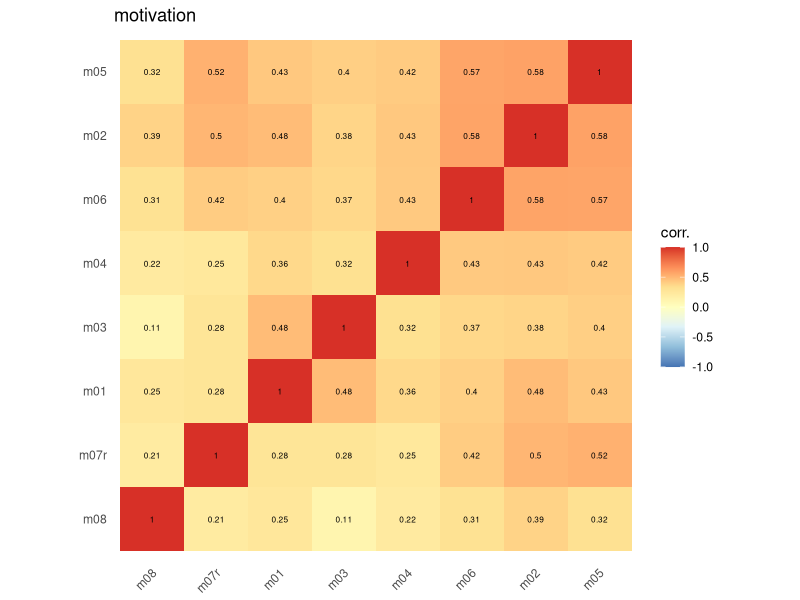
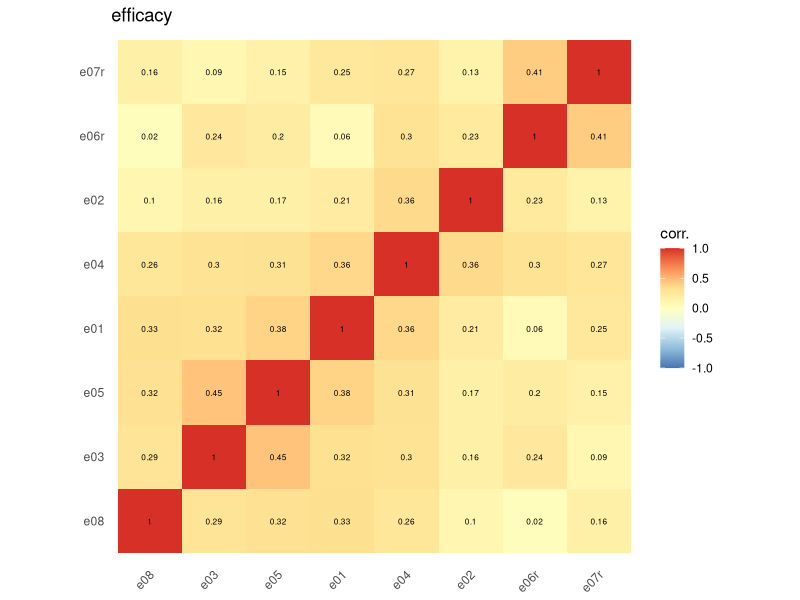
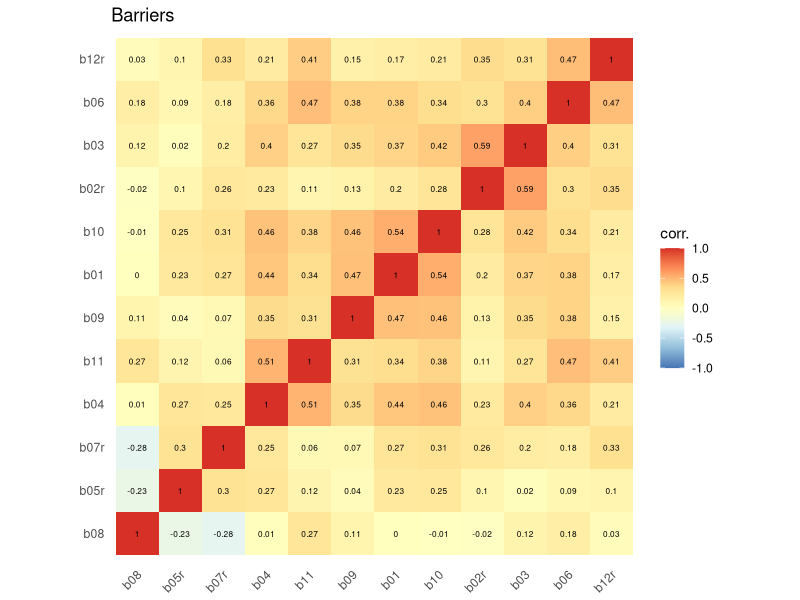
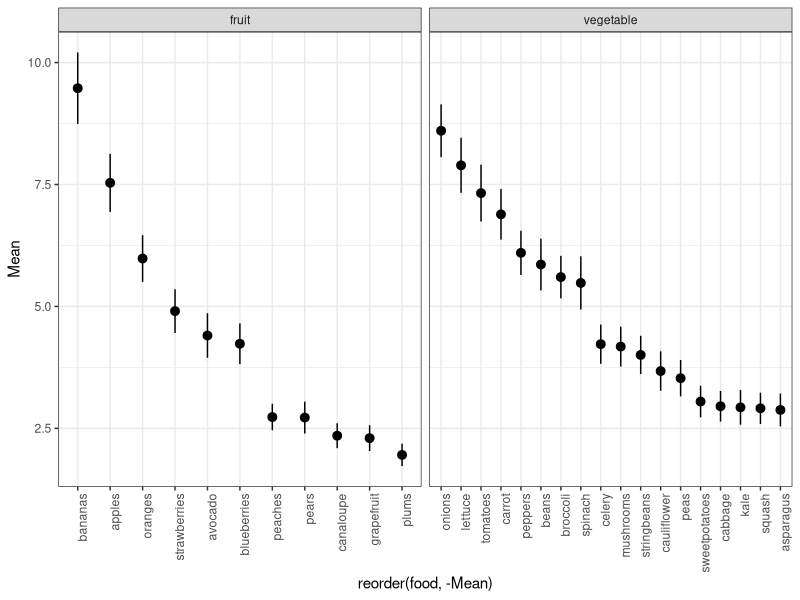
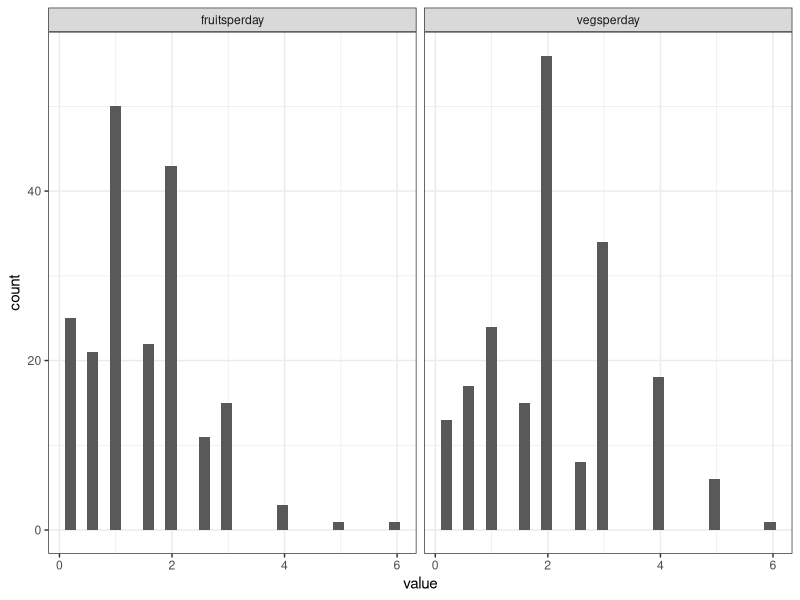
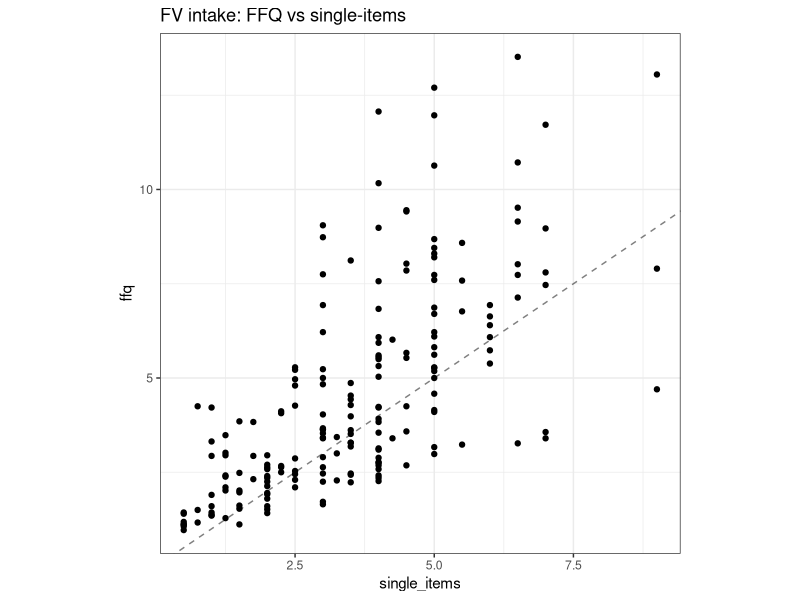
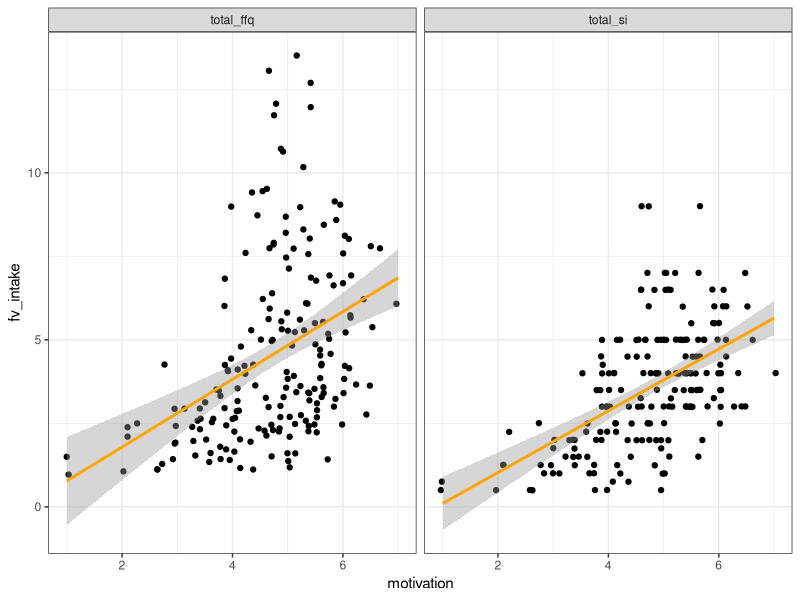
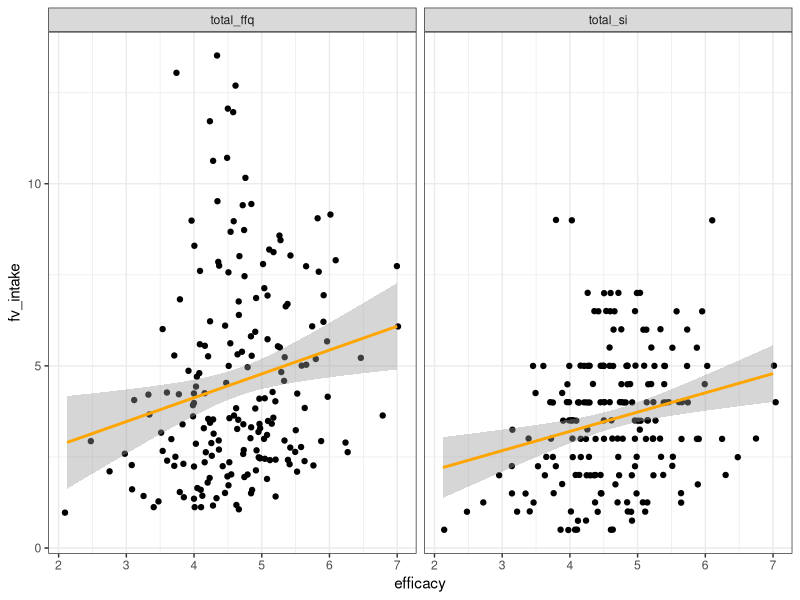

Write R code to recreate these figures, in order.
## ---- chunk 1
library(tidyverse)
## ---- chunk 2
# load (anonymized) data
header <- colnames(read.csv("../data/nutrition+barriers+pilot_February+12,+2019_14.46.csv", header = TRUE))
df <- read.csv("../data/nutrition+barriers+pilot_February+12,+2019_14.46.csv", skip = 3, header = FALSE, col.names = header)

# do some preliminary tidying
df <- df %>%
  as_tibble() %>%
  select(workerId, StartDate:Finished, sex:ffq_fruit_plums, ffq_time_Page.Submit, e01:surv_pay, LocationLatitude, LocationLongitude) %>%
  rename(Duration = Duration..in.seconds.) %>%
  mutate_at(vars(m08, b01,b03,b04, b06,b08,b09,b10,b11), function(x){8 - x}) # fixing issues in qualtrics

# and trim bad subjects
df <- df %>%
  filter(check_2==2, check_7==7, ffq_veg_check6==6, ffq_fruit_check30==30) %>%
  select(-contains("check"))
## ---- chunk 3

rcor <- function(x,y=NULL, digits=3){
  # rounded correlation
  round(cor(x,y),digits)
}

# corr plot code
## ----------------------------------------

reorder_cormat <- function(cormat){
  # Use correlation between variables as distance
  dd <- as.dist((1-cormat)/2)
  hc <- hclust(dd)
  cormat <-cormat[hc$order, hc$order]
}

# Get lower triangle of the correlation matrix
get_lower_tri<-function(cormat){
  cormat[upper.tri(cormat)] <- NA
  return(cormat)
}
# Get upper triangle of the correlation matrix
get_upper_tri <- function(cormat){
  cormat[lower.tri(cormat)]<- NA
  return(cormat)
}
  
## ----------------------------------------
df %>%
  # select(e01:e08) %>%
  select(m01:m08) %>%
  # select(b01:b12r) %>%
  cor() %>%
  reorder_cormat() %>%
  # get_lower_tri() %>%
  reshape2::melt(na.rm=TRUE) %>%
  ggplot(aes(x=Var1, y = Var2, fill = value)) +
  geom_tile(color = "white") +
  geom_tile() +
  geom_text(aes(label=round(value,2)), size=6*.35) +
  scale_fill_distiller(type="div", palette = "RdYlBu", limit=c(-1,1)) +
  # scale_fill_viridis_c(limit = c(-1,1)) +
  theme_minimal() +
  theme(axis.text.x = element_text(angle = 45, hjust = 1, vjust=.85)) +
  theme(aspect.ratio = 1) +
  theme(
    axis.title.x = element_blank(),
    axis.title.y = element_blank(),
    panel.grid.major = element_blank(),
    panel.border = element_blank(),
    panel.background = element_blank(),
    axis.ticks = element_blank()
  ) +
  labs(fill="corr.", title="motivation")
## ---- chunk 4
df %>%
  select(e01:e08) %>%
  # select(m01:m08) %>%
  # select(b01:b12r) %>%
  cor() %>%
  reorder_cormat() %>%
  # get_lower_tri() %>%
  reshape2::melt(na.rm=TRUE) %>%
  ggplot(aes(x=Var1, y = Var2, fill = value)) +
  geom_tile(color = "white") +
  geom_tile() +
  geom_text(aes(label=round(value,2)), size=6*.35) +
  scale_fill_distiller(type="div", palette = "RdYlBu", limit=c(-1,1)) +
  # scale_fill_viridis_c(limit = c(-1,1)) +
  theme_minimal() +
  theme(axis.text.x = element_text(angle = 45, hjust = 1, vjust=.85)) +
  theme(aspect.ratio = 1) +
  theme(
    axis.title.x = element_blank(),
    axis.title.y = element_blank(),
    panel.grid.major = element_blank(),
    panel.border = element_blank(),
    panel.background = element_blank(),
    axis.ticks = element_blank()
  ) +
  labs(fill="corr.", title="efficacy")
## ---- chunk 5
df %>%
  # select(e01:e08) %>%
  # select(m01:m08) %>%
  select(b01:b12r) %>%
  cor() %>%
  reorder_cormat() %>%
  # get_lower_tri() %>%
  reshape2::melt(na.rm=TRUE) %>%
  ggplot(aes(x=Var1, y = Var2, fill = value)) +
  geom_tile(color = "white") +
  geom_tile() +
  geom_text(aes(label=round(value,2)), size=6*.35) +
  scale_fill_distiller(type="div", palette = "RdYlBu", limit=c(-1,1)) +
  # scale_fill_viridis_c(limit = c(-1,1)) +
  theme_minimal() +
  theme(axis.text.x = element_text(angle = 45, hjust = 1, vjust=.85)) +
  theme(aspect.ratio = 1) +
  theme(
    axis.title.x = element_blank(),
    axis.title.y = element_blank(),
    panel.grid.major = element_blank(),
    panel.border = element_blank(),
    panel.background = element_blank(),
    axis.ticks = element_blank()
  ) +
  labs(fill="corr.", title="Barriers")
## ---- chunk 6
effect_alpha <- psych::alpha((df %>% select(e01:e08)), check.keys = TRUE)
motive_alpha <- psych::alpha((df %>% select(m01:m08)), check.keys = TRUE)
barriers_alpha <- psych::alpha((df %>% select(b01:b07r,b09:b12r)))

effect_alpha$total$raw_alpha
motive_alpha$total$raw_alpha
barriers_alpha$total$raw_alpha
## ---- chunk 7
df %>%
  select(workerId, starts_with("ffq_veg"), starts_with("ffq_fruit")) %>%
  gather(food, value, -workerId) %>%
  group_by(food) %>%
  summarize(Mean = mean(value), se = sd(value)/sqrt(n()) ) %>%
  mutate(ll = Mean + se, ul = Mean-se) %>%
  mutate(category = ifelse(grepl("veg", food), "vegetable","fruit")) %>%
  mutate(food = gsub("ffq_veg_","", food)) %>%
  mutate(food = gsub("ffq_fruit_","", food)) %>%
  ggplot(aes(x=reorder(food,-Mean), y=Mean, ymin=ll, ymax=ul)) +
  geom_pointrange() +
  facet_wrap(~category, scales="free_x") +
  theme_bw() +
  theme(axis.text.x = element_text(angle = 90, hjust = 1))
  
## ---- chunk 8
df %>%
  select(workerId, fruitsperday, vegsperday) %>%
  gather(food, value, -workerId) %>% 
  ggplot(aes(x=value)) +
    geom_histogram() +
  facet_wrap(~food) +
  theme_bw()
## ---- chunk 9
df %>%
  select(workerId, 
         fruitsperday, 
         vegsperday, 
         starts_with("ffq_veg"), 
         starts_with("ffq_fruit")
         ) %>%
  gather(food, value, -workerId, -fruitsperday, -vegsperday) %>%
  mutate(category = ifelse(grepl("veg", food), "vegetable","fruit")) %>%
  group_by(workerId, fruitsperday, vegsperday, category) %>%
  summarize(ffq_avg = sum(value)/30) %>%
  spread(category, ffq_avg) -> fv_df

## ---- chunk 10
fv_df %>%
  mutate(ffq = fruit + vegetable, single_items = fruitsperday+vegsperday) %>% 
  ggplot(aes(x=single_items, y=ffq)) +
  geom_point() +
  # geom_smooth(method="lm") +
  geom_abline(slope=1,intercept=0, linetype="dashed", alpha=.5) +
  # xlim(c(0,14)) +
  # ylim(c(0,14)) +
  theme_bw() +
  theme(aspect.ratio = 1) +
  labs(title="FV intake: FFQ vs single-items")
## ---- chunk 11
df %>%
  select(workerId, 
         fruitsperday, 
         vegsperday, 
         starts_with("ffq_veg"), 
         starts_with("ffq_fruit")
         ) %>%
  gather(food, value, -workerId, -fruitsperday, -vegsperday) %>%
  mutate(value = recode( value,
    `1`=1,
    `2.5`=2,
    `6`=3,
    `16`=4,
    `30`=5
  )) %>%
  mutate(category = ifelse(grepl("veg", food), "vegetable","fruit")) %>%
  group_by(workerId, fruitsperday, vegsperday, category) %>%
  summarize(ffq_avg = sum(value)) %>%
  ungroup() %>%
  spread(category, ffq_avg) %>%
  mutate(ffq = fruit + vegetable, single_items = fruitsperday+vegsperday) %>% 
  select(ffq, single_items) %>%
  rcor()
## ---- chunk 12
df %>%
  gather(food, value, starts_with("ffq_veg"), starts_with("ffq_fruit")) %>%
  mutate(category = ifelse(grepl("veg", food), "vegetable", "fruit")) %>%
  group_by(workerId, fruitsperday, vegsperday, category) %>%
  summarize(ffq_avg = sum(value) / 30) %>%
  spread(category, ffq_avg) %>%
  left_join(
    (
      df %>%
        gather(item, response, e01:e08, m01:m08, b01:b07r, b09:b12r) %>% # exclude b08
        mutate(
          scale = case_when(
            grepl("m", item) ~ "motivation",
            grepl("e", item) ~ "efficacy",
            grepl("b", item) ~ "barriers",
          )
        ) %>%
        group_by(workerId, scale) %>%
        summarize(mean_response = mean(response)) %>%
        spread(scale, mean_response)
    ),
    by = "workerId"
  ) %>%
  mutate(total_si = fruitsperday + vegsperday, total_ffq = fruit + vegetable) %>%
  ungroup() -> df_basic

## ---- chunk 13

rcor(
  df_basic %>% 
    select(barriers, motivation, efficacy, total_si, total_ffq)
  )

## ---- chunk 14
df_basic %>%
  gather(measure, fv_intake, total_ffq,total_si) %>%
  ggplot(aes(x=motivation, y = fv_intake)) +
  geom_jitter() +
  scale_color_viridis_c() +
  geom_smooth(method="lm", color="orange") +
  theme_bw() +
  facet_wrap(~measure)
## ---- chunk 15
df_basic %>%
  gather(measure, fv_intake, total_ffq,total_si) %>%
  ggplot(aes(x=efficacy, y = fv_intake)) +
  geom_jitter() +
  scale_color_viridis_c() +
  geom_smooth(method="lm", color="orange") +
  theme_bw() +
  facet_wrap(~measure)
## ---- chunk 16
df_basic_scaled <-  df_basic %>%
  select(-workerId) %>%
  mutate_all(scale)

lm(total_si ~ efficacy + motivation, data=df_basic_scaled) %>% summary()
lm(total_ffq ~ efficacy + motivation, data=df_basic_scaled) %>% summary()
## ---- chunk 17
df_basic %>%
  gather(measure, fv_intake, total_ffq, total_si) %>%
  ggplot(aes(x=motivation, y = fv_intake, color=barriers)) +
  geom_jitter() +
  scale_color_viridis_c() +
  geom_smooth(method="lm", color="orange") +
  theme_bw() +
  facet_wrap(~measure)
## ---- chunk 18
df_basic %>%
  ggplot(aes(x=barriers, y = motivation)) +
  geom_point() +
  geom_smooth(method="lm", color="orange") +
  theme_bw() +
  theme(aspect.ratio=1)

df_basic %>%
  ggplot(aes(x=barriers, y = efficacy)) +
  geom_point() +
  geom_smooth(method="lm", color="orange") +
  theme_bw() +
  theme(aspect.ratio=1)
## ---- chunk 19
df_basic %>%
  gather(measure, fv_intake, total_ffq,total_si) %>%
  ggplot(aes(x=barriers, y = fv_intake)) +
  geom_jitter() +
  scale_color_viridis_c() +
  geom_smooth(method="lm", color="orange") +
  theme_bw() +
  facet_wrap(~measure)
## ---- chunk 20


lm(total_ffq ~ efficacy + barriers, data=df_basic_scaled) %>% summary()
lm(total_ffq ~ motivation + barriers, data=df_basic_scaled) %>% summary()
lm(total_ffq ~ efficacy + motivation + barriers, data=df_basic_scaled) %>% summary()

lm(total_ffq ~ barriers, data=df_basic_scaled) %>% summary()
## ---- chunk 21
df %>%
  select(workerId, starts_with("ffq_veg"), starts_with("ffq_fruit")) %>%
  gather(food, resp, -workerId) %>%
  group_by(workerId) %>%
  summarize(fv_intake = sum(resp)/30) %>%
  left_join(
    df %>%
      select(workerId, b01:b12r),
    by="workerId"
  ) %>%
  select(-workerId) %>%
  rcor()
## ---- chunk 22
df_basic %>%
  left_join(df %>% select(workerId, income, educ, age, sex), by ="workerId") %>%
  filter(income!=0) %>%
  ggplot(aes(x=income, y=total_ffq)) +
  geom_jitter(width=.25,height=0) +
  geom_smooth() +
  theme_bw() +
  labs(title="Income x ffq")

df_basic %>%
  left_join(df %>% select(workerId, income, educ, age, sex), by ="workerId") %>%
  filter(income!=0) %>%
  ggplot(aes(x=income, y=barriers)) +
  geom_jitter(width=.25,height=0) +
  geom_smooth() +
  theme_bw() +
  labs(title="Income x barriers")

## ---- chunk 23
df_basic %>%
  left_join(df %>% select(workerId, income, educ, age, sex), by ="workerId") %>%
  filter(educ!=-1) %>%
  ggplot(aes(x=educ, y=total_ffq)) +
  geom_jitter(height=0,width=.25) +
  geom_smooth() +
  theme_bw() +
  ylim(0,15) +
  labs(title="Education")
## ---- chunk 24
df_basic %>%
  left_join(df %>% select(workerId, income, educ, age, sex), by ="workerId") %>%
  # filter(educ!=-1) %>%
  ggplot(aes(x=age, y=total_ffq)) +
  geom_jitter(height=.1,width=1) +
  geom_smooth() +
  ylim(0,15) +
  theme_bw() +
  labs(title="Age")
## ---- chunk 25
df_basic %>%
  left_join(df %>% select(workerId, LocationLatitude, LocationLongitude ), by ="workerId") %>%
  filter(LocationLatitude < 50, LocationLatitude > 25) %>%
  ggplot(aes(x=LocationLatitude, y=total_ffq)) +
  # geom_jitter(height=.1,width=1) +
  geom_point() +
  geom_smooth() +
  ylim(0,15) +
  theme_bw() +
  labs(title="Latitude x FFQ")


df_basic %>%
  left_join(df %>% select(workerId, LocationLatitude, LocationLongitude ), by ="workerId") %>%
  filter(LocationLatitude < 50, LocationLatitude > 25) %>%
  gather(measure, fv_intake, total_ffq, total_si) %>%
  ggplot(aes(x=motivation, y = fv_intake, color=LocationLatitude)) +
  geom_jitter(width=.1,height=.1) +
  scale_color_viridis_c() +
  geom_smooth(method="lm", color="orange") +
  theme_bw() +
  facet_wrap(~measure)
## ---- chunk 26

df_aug <- df_basic %>%
  left_join(df %>% select(workerId, income, LocationLatitude, LocationLongitude ), by ="workerId") %>%
  filter(LocationLatitude < 50, LocationLatitude > 25) %>%
  filter(income!=0)

lm(total_ffq ~ motivation + LocationLatitude, data = df_aug) %>% summary()

